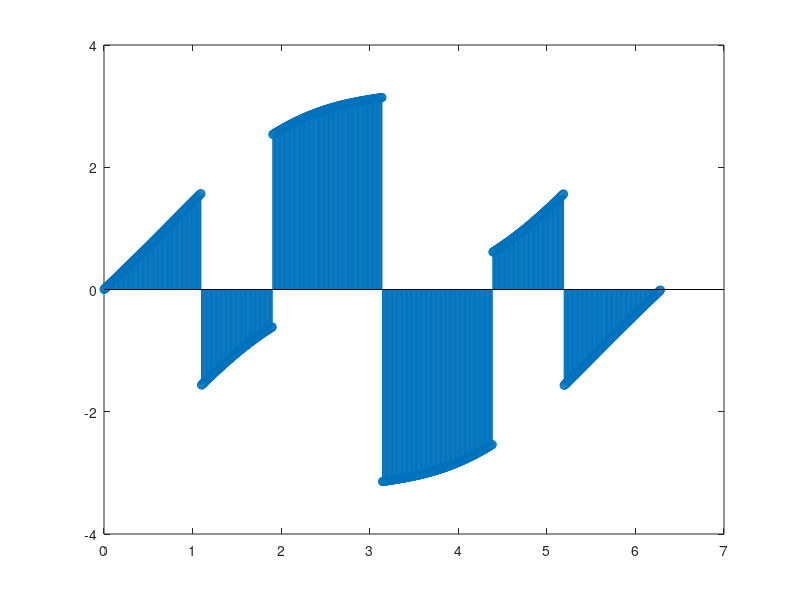

Source code (MATLAB):
rootsOfUnity = [zeros(1000,1000)]; 

tic()
for a = 0:999 
    for b = 0:999
        rootsOfUnity(a+1,b+1) = exp(-1i*2*pi*(a*b)/1000); 
    end 
end   


n = 0:999; 
x = (cos((1394/4000)*pi*n + pi/4) + sin((2418/4000)*pi*n + pi/18))';

X = abs(rootsOfUnity*x);  
phase = angle(rootsOfUnity*x);
toc()  

deg = linspace(0,2*pi,1000);  

stem(deg,phase)